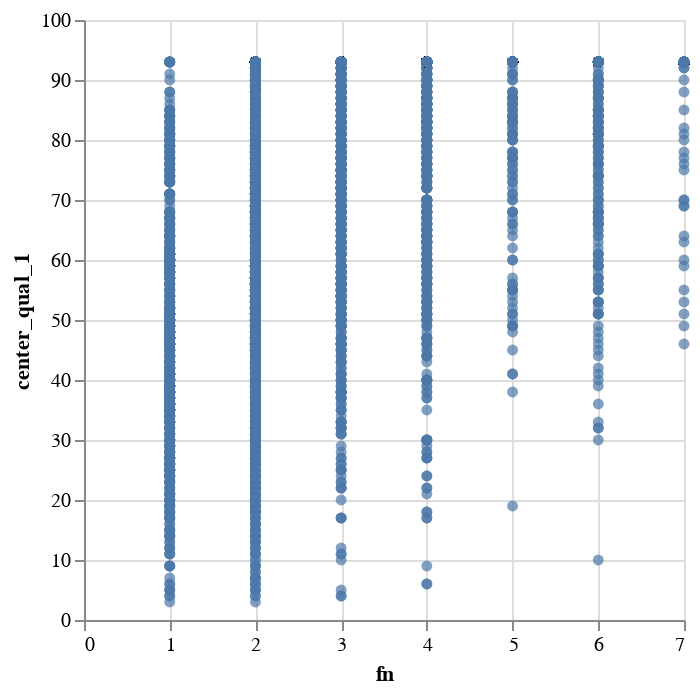

The cell this chart's notebook holds for it:
### Code cell
alt.Chart(df).mark_circle().encode(
    alt.X('fn'),
    alt.Y('center_qual_1:Q')
)

### Figure 1 — Vega specification as saved in the notebook (floating-point values rounded to 4 significant figures; data arrays with more than 128 entries replaced by an {"elided": "..."} marker saying what was removed)
{"$schema": "https://vega.github.io/schema/vega/v5.json", "data": [{"name": "source_0", "values": {"elided": "7715 records"}}, {"name": "source_0_x_domain_fn", "values": [{"min": 1, "max": 7}]}, {"name": "source_0_y_domain_center_qual_1", "values": [{"min": 3, "max": 93}]}], "marks": [{"type": "symbol", "name": "marks", "from": {"data": "source_0"}, "encode": {"update": {"opacity": {"value": 0.7}, "x": {"field": "fn", "scale": "x"}, "fill": {"value": "#4c78a8"}, "y": {"field": "center_qual_1", "scale": "y"}, "shape": {"value": "circle"}}}, "style": ["circle"]}], "scales": [{"name": "x", "type": "linear", "domain": [{"signal": "(data(\"source_0_x_domain_fn\")[0] || {}).min"}, {"signal": "(data(\"source_0_x_domain_fn\")[0] || {}).max"}], "range": [0, {"signal": "width"}], "zero": true, "nice": true}, {"name": "y", "type": "linear", "domain": [{"signal": "(data(\"source_0_y_domain_center_qual_1\")[0] || {}).min"}, {"signal": "(data(\"source_0_y_domain_center_qual_1\")[0] || {}).max"}], "range": [{"signal": "height"}, 0], "zero": true, "nice": true}], "axes": [{"scale": "x", "domain": false, "grid": true, "gridScale": "y", "labels": false, "tickCount": {"signal": "ceil(width/40)"}, "aria": false, "zindex": 0, "orient": "bottom", "maxExtent": 0, "minExtent": 0, "ticks": false}, {"scale": "y", "labels": false, "orient": "left", "gridScale": "x", "tickCount": {"signal": "ceil(height/40)"}, "zindex": 0, "ticks": false, "aria": false, "maxExtent": 0, "minExtent": 0, "grid": true, "domain": false}, {"scale": "x", "title": "fn", "orient": "bottom", "labelFlush": true, "tickCount": {"signal": "ceil(width/40)"}, "labelOverlap": true, "zindex": 0, "grid": false}, {"scale": "y", "zindex": 0, "labelOverlap": true, "title": "center_qual_1", "orient": "left", "tickCount": {"signal": "ceil(height/40)"}, "grid": false}], "width": 300, "padding": 5, "background": "white", "height": 300, "style": "cell"}
